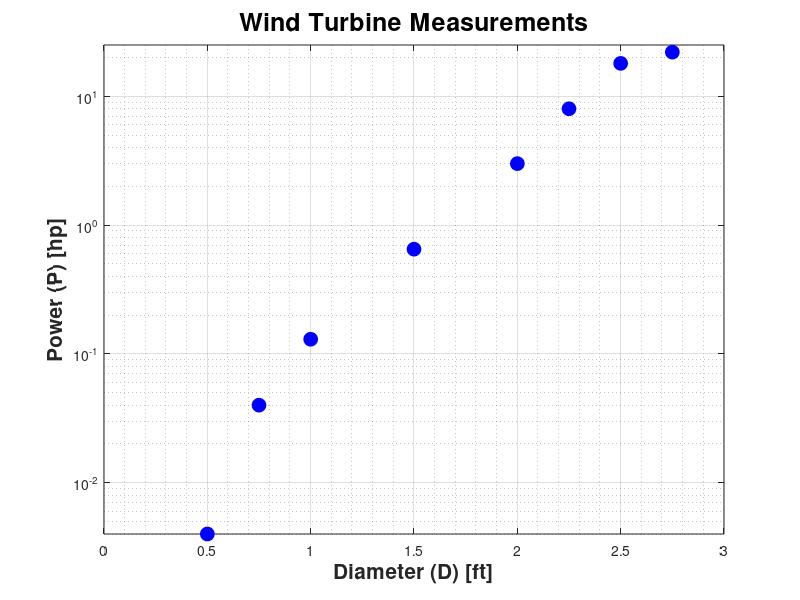

MATLAB code for this plot:
%{
    Chris Jakins 1000802309
    4/7/2017

    RQ 18-18

    Problem Summary: experimental plot of power versus diameter
    Input:  power vectors hp
            diameter vector ft
    Output: plot of the relationship 
%}

clear 
clc
close all

diameter = [.5 .75 1 1.5 2 2.25 2.5 2.75]; % ft
power = [.004 .04 .13 .65 3 8 18 22]; % hp

figure('color', 'white')
plot(diameter, power, 'o b', 'MarkerSize', 10, 'MarkerFaceColor', 'b');
grid
grid minor
axis([0 3 0 25])
xlabel('Diameter (D) [ft]', 'FontWeight', 'Bold', 'FontSize', 15);
ylabel('Power (P) [hp]', 'FontWeight', 'bold', 'FontSize', 15);
title('Wind Turbine Measurements', 'FontSize', 18, 'FontWeight', 'bold')
set(gca, 'YScale', 'log')